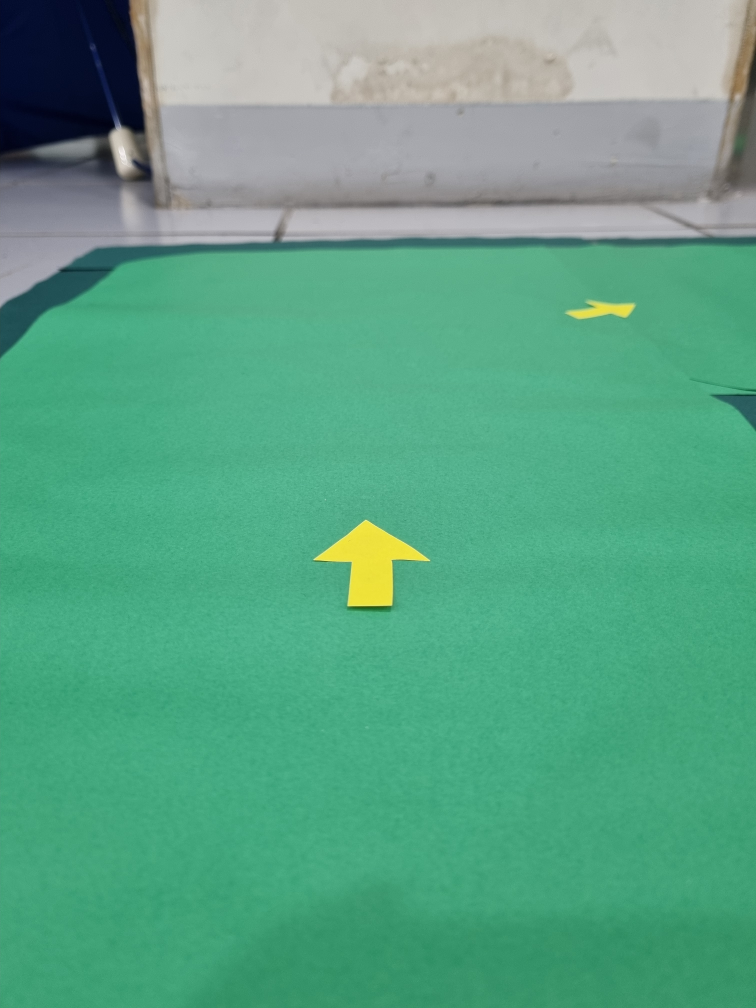
#> input picture arrow2.jpg, 3024 x 4032 px, given in place of the camera (shown at 1/4 size)
$ python TeeshotSetting.py
#> lines starting #> are read from the running program, lines starting #| are printed output that depends on the picture; after the words box and inside, x2 and y2 are one past the last pixel; in counts of white or black regions, pixels touching at a corner belong together
### EWStest/Core/Robo.py
# -*- coding: utf-8 -*-
# from Sensor.ImageProcessor import ImageProccessor
from Motion.Motion import Motion
from Setting import Setting
from Sensor.ball_y_center import BallyCenterMeasurer


print("code: Robo.py - ## Debug")


class Robo:
    arrow: str = "RIGHT"
    dis_arrow: str = "LEFT"
    black_room_list = list = []
    alphabet_color: str
    box_pos: int = 4
    feet_down = "LEFT_DOWN"
    # _image_processor = ImageProccessor(video="")  # Image Processor

    def __init__(self, vpath=""):
        # self._image_processor = ImageProccessor(video=vpath) # Image Processor
        self._motion = Motion()  # Motion

### EWStest/Motion/Motion.py
# -*- coding: utf-8 -*-
import serial
import time
from threading import Thread, Lock


class Motion:
    # 초기화 함수
    def __init__(self, sleep_time=0):  # 명령 간 간격으로 사용할 시간(초) 설정
        self.x_head_angle = 0
        self.y_head_angle = 90
        self.serial_use = 1  # 시리얼 통신 사용 여부 (1:사용, 0:미사용)
        self.serial_port = None  # 시리얼 포트 객체
        self.Read_RX = 0  # 읽기 버퍼 (효율적으로 처리하기 위한 중간 저장 공간)
        self.receiving_exit = 1  # 수신 종료 여부
        self.threading_Time = 0.01  # 스레드 간 간격 설정 (초)
        self.sleep_time = sleep_time
        self.lock = False  # 스레드 간 동기화를 위한 Lock 객체
        self.distance = 0  # 거리 데이터
        BPS = 4800  # 4800,9600,14400, 19200,28800, 57600, 115200
        # BPS: 시리얼 통신 속도 (보드레이트)
        # ---------local Serial Port : ttyS0 --------
        # ---------USB Serial Port : ttyAMA0 --------
        self.serial_port = serial.Serial("/dev/ttyS0", BPS, timeout=1)  # 시리얼 포트 객체 생성
        self.serial_port.flush()  # serial cls
        self.serial_t = Thread(
            target=self.Receiving, args=(self.serial_port,)
        )  # 시리얼 통신을 위한 스레드 객체 생성
        self.serial_t.daemon = True
        self.serial_t.start()
        time.sleep(0.1)

    # DELAY DECORATOR
    # [28 lines left out: functions sleep, TX_data_py3, RX_data, not called in this run]

    def Receiving(self, ser):
        # time.sleep(0.1)
        self.receiving_exit = 1
        while True:
            if self.receiving_exit == 0:
                break
            time.sleep(self.threading_Time)
            # time.sleep(0.1)
            while ser.inWaiting() > 0:
                time.sleep(0.1)
                result = ser.read(1)
                aa = len(result)
                if aa > 0:
                    RX = ord(result)

                    # -----  remocon 16 Code  Exit ------
                    if RX == 38:
                        self.lock = False
                    else:
                        self.distance = RX
                    if RX == 16:
                        self.receiving_exit = 0
                        break
            if self.receiving_exit == 0:
                break

    ############################################################
    # 현재 로봇 머리 각도
    # def current_head_angle(self):
    #     self.x_head_angle = 0
    #     self.y_head_angle = 0

    ############################################################
    # 기본자세 (100) -> 로봇을 기본 자세로 설정
    def basic(self):
        self.TX_data_py3(100)

    # 걷기 (101~120)
    # [174 lines left out: functions walk, set_head, turn, walk_side, hit_the_ball, set_head_small, not called in this run]
        # time.sleep(0.3)


    # 세레머니하기 (8)
    def ceremony(self, goal):
        ceremony = {"goal": 8}
        self.TX_data_py3(ceremony[goal])

    ############################################################


# [3 lines that do not run on import are left out]

### EWStest/Setting.py
# [12 lines of commented-out code are left out]


class Setting:
    def __init__(self):
        pass

'''SETTING CONSTANT'''
setting = Setting()

### EWStest/TeeshotSetting.py
# 공이 X축 기준으로 가운데 있을 때 true, 아니면 false

# -*- coding: utf-8 -*-
import numpy as np
import cv2
from Core.Robo import Robo


class BallCenterMeasurer:
    def __init__(self, img_width=640, img_height=480, width=4, focal=450):
        self.dist = 0
        self.robo = Robo()
        self.focal = focal
        self.pixels = 30
        self.width = width

        self.img_width = img_width
        self.img_height = img_height
        self.img_width_middle = img_width // 2
        self.img_height_middle = img_height // 2

        self.kernel = np.ones((3, 3), "uint8")
        self.font = cv2.FONT_HERSHEY_SIMPLEX
        self.org = (0, 20)
        self.fontScale = 0.6
        self.color = (0, 0, 255)
        self.thickness = 2

    # [13 lines of commented-out code are left out]

    def getMaxMin(self, box):
        # 공에 박스 쳤을 때 왼쪽, 오른쪽 꼭짓점 좌표를 나타내는 변수(일단 최솟값은 최댓값으로 설정, 최댓값은 최솟값으로 설정)
        min_x, max_x = self.img_height, 0
        # 공에 박스 쳤을 때 아래, 위 꼭짓점 좌표(위와 같음)
        min_y, max_y = self.img_height, 0

        for x, y in box:
            min_x = min(min_x, x)
            max_x = max(max_x, x)
            min_y = min(min_y, y)
            max_y = max(max_y, y)

        return max_x, min_x, max_y, min_y

    # 가운데인지 판단하는 코드
    def judgeMiddle(self, max_y, min_y):
        up_dist = min_y  # l_dist: 공을 표시한 박스 가장 왼쪽으로부터 영상 가장 왼쪽 끝까지의 거리
        down_dist = (
            self.img_height - max_y
        )  # r_dist: 공을 표시한 박스 가장 오른쪽으로부터 영상 가장 오른쪽 끝까지의 거리

        error_range = self.img_height // 8  # 오차 허용 범위

        # 박스가 영상의 왼쪽 오른쪽 끝 부분과 떨어진 거리가 오차 허용 범위(error_range) 이내일 때, True를 is_Middle에 저장
        is_Middle = abs(up_dist - down_dist) < error_range
        return is_Middle

    def process(self):
        cap = cv2.VideoCapture(0, cv2.CAP_V4L)  # 인자로 있었는데 몰루? -> cv2.CAP_V4L
        angle = 100
        # cv2.namedWindow('Object Dist Measure ', cv2.WINDOW_NORMAL)
        # cv2.resizeWindow('Object Dist Measure ', 700, 600)

        while True:
            ret, img = cap.read()
#> img is the input picture: shape (4032, 3024, 3); mean B, G, R 133, 163.1, 91.3
            if not ret:
                print("영상정보를 가져올 수 없습니다.")
                break
            img = cv2.dilate(img, self.kernel, iterations=1)
            hsv_img = cv2.cvtColor(img, cv2.COLOR_BGR2HSV)
#> hsv_img: shape (4032, 3024, 3); mean H, S, V 77.3, 116.7, 169.5

            # robot version
            lower = np.array([137, 0, 0])
            upper = np.array([255, 255, 255])
            lower1 = np.array([0, 66, 87])
            upper1 = np.array([14, 255, 255])
            # lower2 = np.array([168, 0, 0])
            # upper2 = np.array([255, 255, 255])

            mask1 = cv2.inRange(hsv_img, lower, upper)
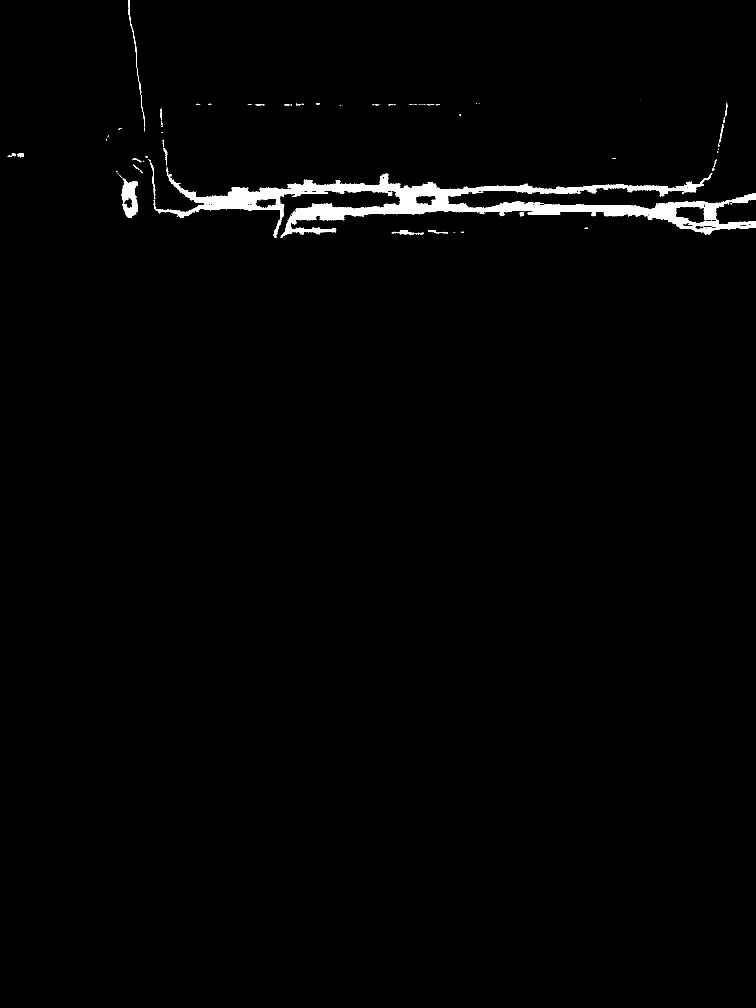
#> mask1: shape (4032, 3024) (shown at 1/4 size); 1.3% white; 130 white regions (75 under 20 px), largest, box (x1, y1, x2, y2) and area: (615, 695, 3024, 951) 148879, (487, 715, 551, 872) 6125, (1567, 921, 1696, 937) 748
            mask2 = cv2.inRange(hsv_img, lower1, upper1)
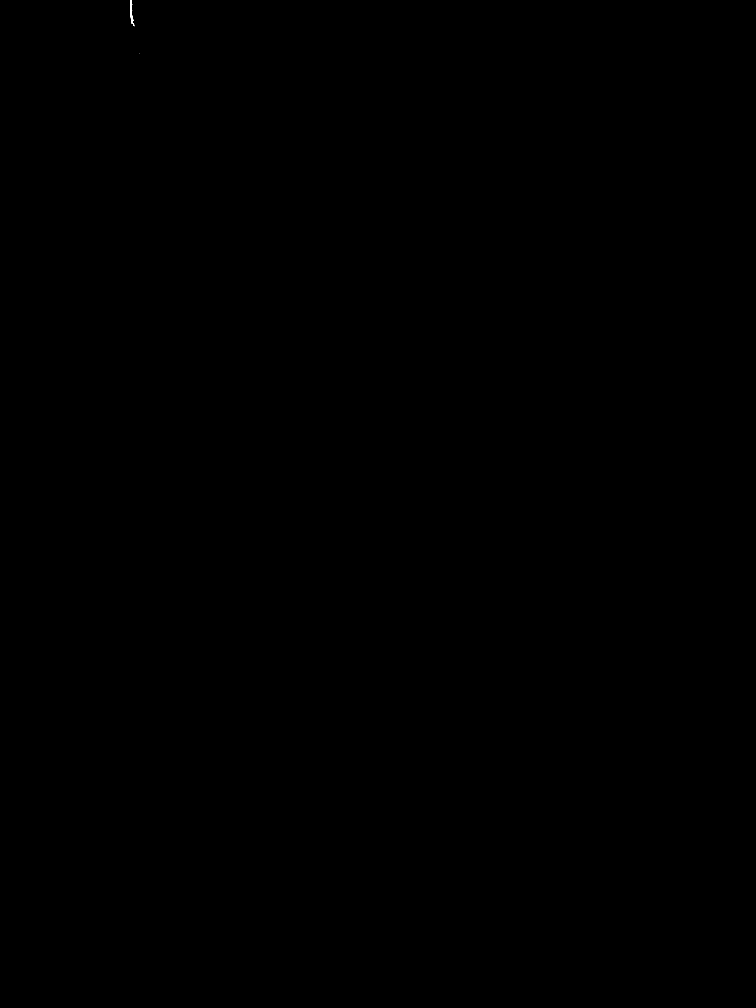
#> mask2: shape (4032, 3024) (shown at 1/4 size); 0% white; 12 white regions (11 under 20 px), largest, box (x1, y1, x2, y2) and area: (520, 0, 537, 104) 539
            # mask3 = cv2.inRange(hsv_img, lower2, upper2)

            mask = mask1+mask2

            # lower_flag = np.array([10, 150, 100])
            # upper_flag = np.array([35, 255, 255])
            # mask_flag = cv2.inRange(hsv_img, lower_flag, upper_flag)

            # 모폴로지 연산
            d_img = cv2.morphologyEx(mask, cv2.MORPH_OPEN, self.kernel, iterations=5)
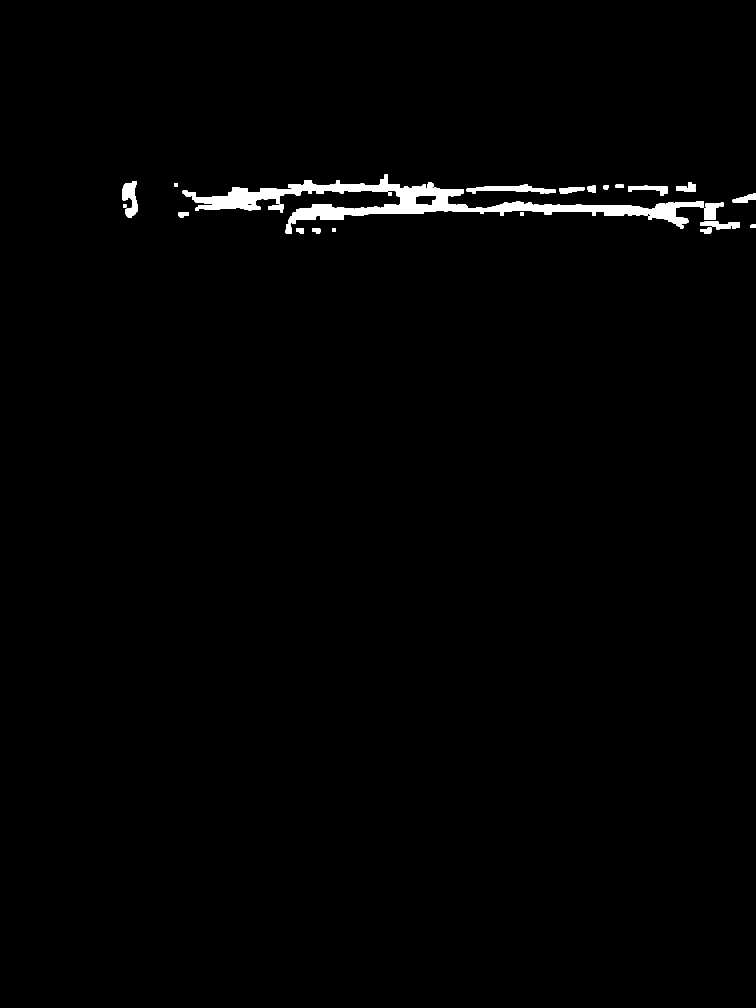
#> d_img: shape (4032, 3024) (shown at 1/4 size); 1.1% white; 27 white regions

            cont, hei = cv2.findContours(
                d_img, cv2.RETR_EXTERNAL, cv2.CHAIN_APPROX_SIMPLE
            )
#> cont = 27 contours; largest, box (x1, y1, x2, y2) and area: (769, 697, 2815, 913) 101770, (1867, 737, 2223, 774) 5441, (489, 725, 549, 871) 5140, (2816, 811, 2895, 879) 3119, (2513, 743, 2672, 783) 2762; hei = 27 rows, first 6: [1, -1, -1, -1], [2, 0, -1, -1], [3, 1, -1, -1], [4, 2, -1, -1], [5, 3, -1, -1], [6, 4, -1, -1]
            cont = sorted(cont, key=cv2.contourArea, reverse=True)[:1]
#> cont = 1 contour; box (x1, y1, x2, y2) and area: (769, 697, 2815, 913) 101770

            max_x, min_x, max_y, min_y = -1, self.img_width + 1, -1, self.img_width + 1
            ball_box = None

            for cnt in cont:
                if cv2.contourArea(cnt) > 100 and cv2.contourArea(cnt) < 306000:
                    rect = cv2.minAreaRect(cnt)
                    ball_box = cv2.boxPoints(rect)
                    ball_box = np.int0(ball_box)
                    # print('points :', ball_box)
                    cv2.drawContours(img, [ball_box], -1, (255, 0, 0), 3)

                    max_x, min_x, max_y, min_y = self.getMaxMin(ball_box)
                    ball_y_isMiddle = self.judgeMiddle(max_y, min_y)
#> this loop made 1 pass
#> (rect, ball_box, min_x, max_x, min_y, max_y, up_dist in judgeMiddle, down_dist in judgeMiddle) on pass 1: (((1791.6, 800.5), (201.4, 2045.4), -89.34), [[2813, 913], [767, 889], [770, 687], [2815, 711]], 480, 2815, 480, 913, 480, -433)
            #         return (
            #             ball_y_isMiddle  # imshow 하려함 => 위에 있는 주석을 활성화하고, return은 주석처리
            #         )
            # return False


            # imshow
            font = cv2.FONT_HERSHEY_SIMPLEX
#> font = 0
            org = (0, 20)
            fontScale = 0.6
            color = (0, 0, 255)
            thickness = 2

            image = cv2.putText(
                img,
                "flag Middle : {}, robot_angle: {}".format(ball_y_isMiddle, angle),
                org,
                font,
                1,
                color,
                2,
                cv2.LINE_AA,
            )

            cv2.imshow("Object Dist Measure ", img)

            if cv2.waitKey(1) & 0xFF == ord("n"):
#> (key q is pressed here)
                self.robo._motion.set_head_small("DOWN", 3)
                angle -= 3
                continue

            if cv2.waitKey(1) & 0xFF == ord("q"):
#> (key q is pressed here)
                break

        cv2.destroyAllWindows()


if __name__ == "__main__":
    distance_measurer = BallCenterMeasurer()
    print(distance_measurer.process())
